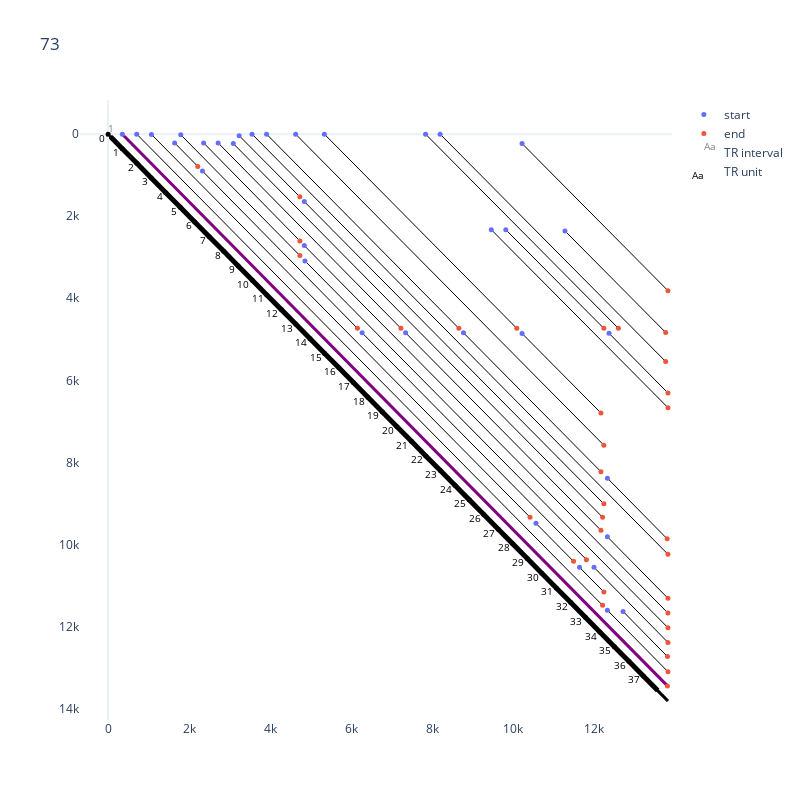
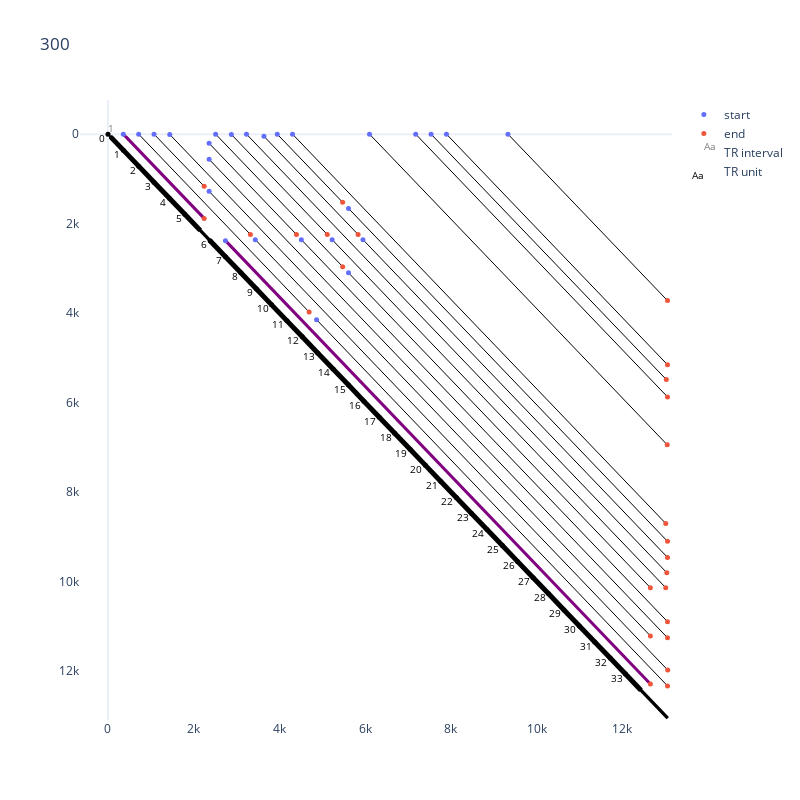
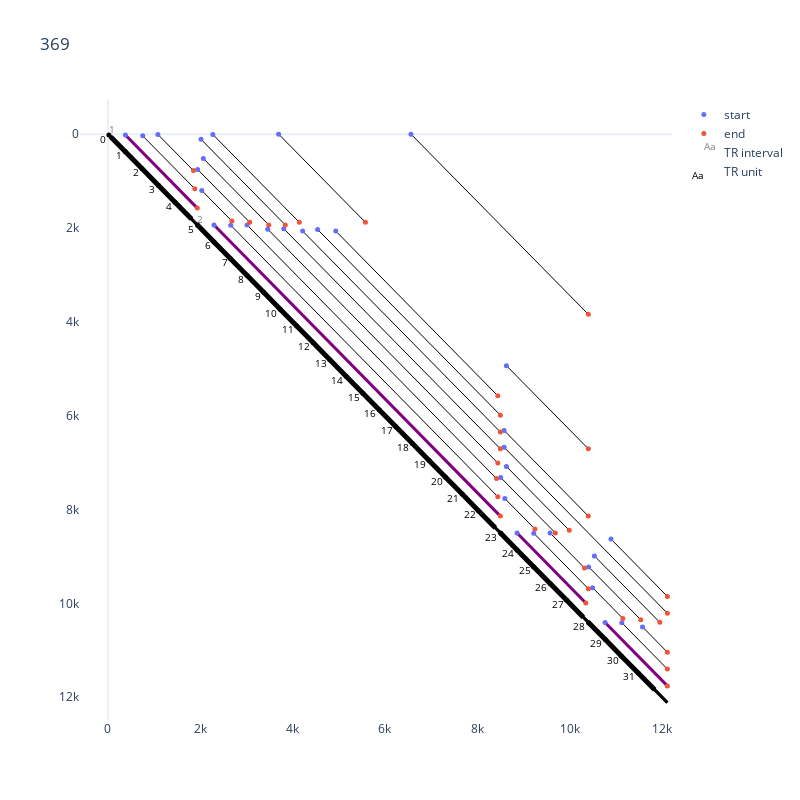
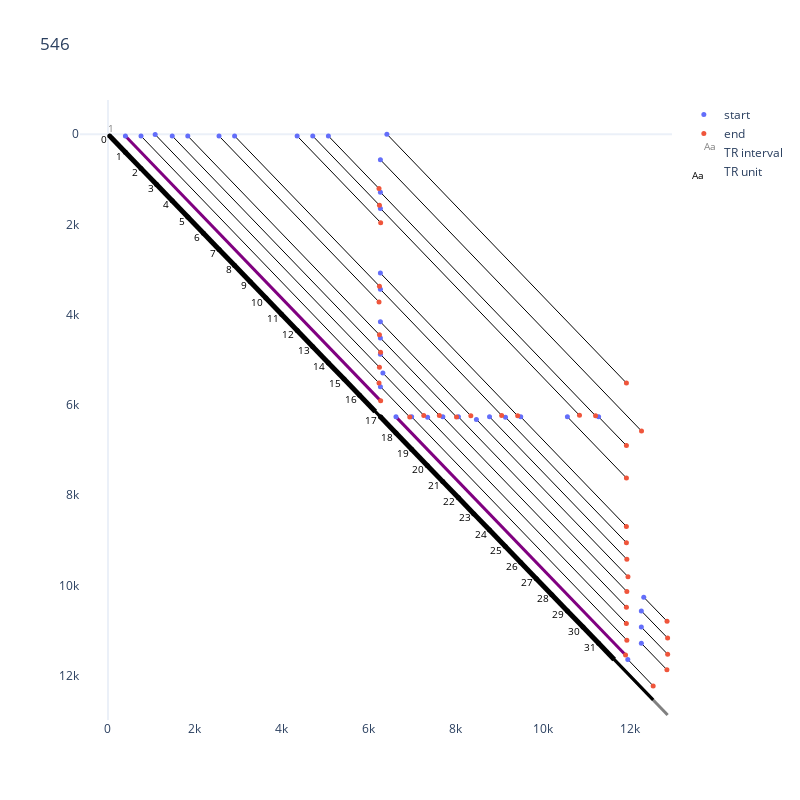

Notebook source saved alongside these figures, in order:
### Markdown cell above
## Looking at some CCS reads

### Code cell
for read in centromere_reads[:10]:
    v.show(read=read)
